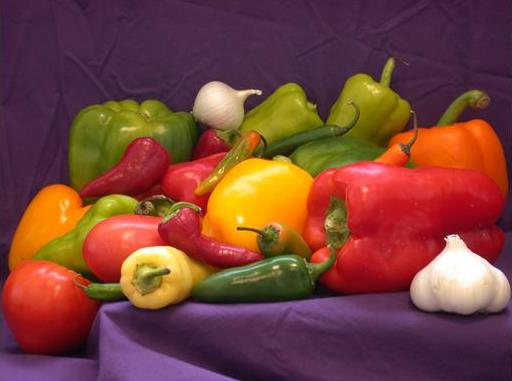
#> input picture images/peppers.jpg, 512 x 381 px
$ jupyter execute convolution.ipynb
#> lines starting #> are read from the running program, lines starting #| are printed output that depends on the picture
[cell 1]
import numpy as np
import matplotlib.pyplot as plt
import cv2

[cell 2]
# convoltion kernel
org_kernel = np.array([[1,2,3],[4,5,6],[7,8,9]])
org_kernel = ((org_kernel / 9)*255)
con = np.flipud(np.fliplr(org_kernel))

fig, axe = plt.subplots(1,2, figsize=(7,7))

axe[0].imshow(org_kernel, cmap='gray')

axe[1].imshow(con, cmap='gray')
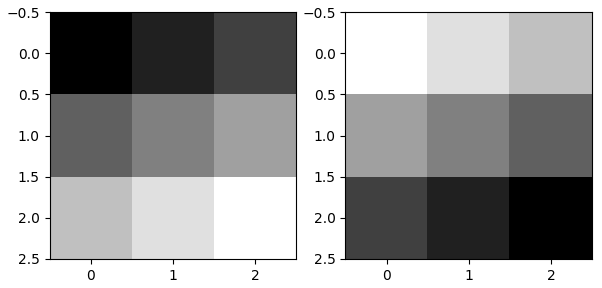
#> figure drawn by matplotlib, 2 panels

[cell 3]
# convolution on image
kernel = org_kernel
img = np.zeros((5,5))
img[2,2] = 1
output = np.zeros((3,3))

rows = output.shape[0]
cols = output.shape[1]

for row in range(rows):
    for col in range(cols):
        reg = img[row:row + 3, col:col + 3]
        result = np.sum(reg * kernel)
        output[row,col] = result

fig, axe = plt.subplots(1,3, figsize = (7,10))

axe[0].imshow(img, cmap='gray')
axe[0].set_title('original image')

axe[1].imshow(kernel, cmap='gray')
axe[1].set_title('kernel image')

axe[2].imshow(output, cmap='gray')
axe[2].set_title('output image')

for i in range(3):
    axe[i].axis('off')
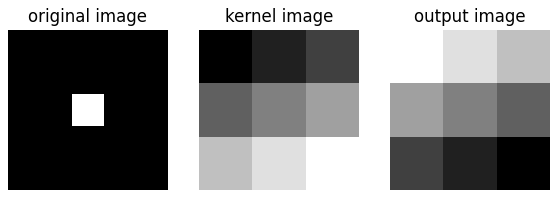
#> figure drawn by matplotlib, 3 panels

[cell 4]
# convolotion through the image
kernel = np.array([[1,0,1],[1,0,1],[1,0,1]])
kernel = np.flipud(np.fliplr(kernel))
img = cv2.imread('images/peppers.jpg',0)
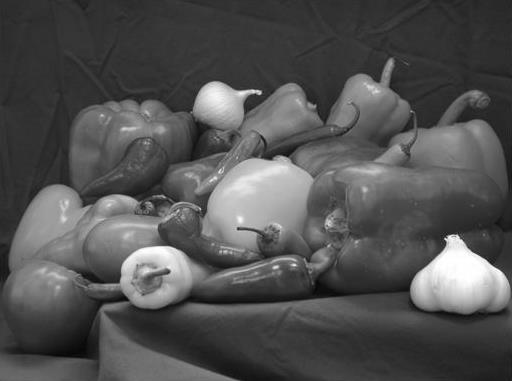
#> img: shape (381, 512); min 4, max 255, mean 81.8

out_img = np.zeros((img.shape[0] - 2, img.shape[1] - 2), dtype=('uint8'))

rows = out_img.shape[0]
#> rows = 379
cols = out_img.shape[1]
#> cols = 510

for row in range(rows):
    for col in range(cols):
        reg = img[row:row + 3, col:col + 3]
        res = np.sum(reg * kernel)
        out_img[row,col] = res
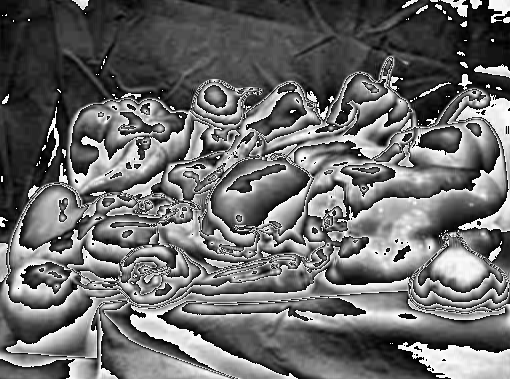
#> out_img: shape (379, 510); min 0, max 255, mean 106.3

fig, axe = plt.subplots(1,2, figsize=(7,7))
axe[0].imshow(img, cmap='gray')
axe[1].imshow(out_img, cmap='gray')

out_img

[cell 5]
# convolution and correlation
img = cv2.imread('images/cameraman.tif', cv2.IMREAD_GRAYSCALE)
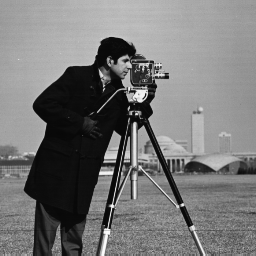
#> input picture images/cameraman.tif, 256 x 256 px
#> img is the input picture: shape (256, 256); min 7, max 253, mean 118.7

kernel = np.array([[1,2,3],
                   [4,5,6],
                   [7,8,9]
                   ])

kernel = ((kernel / 9) * 255)

cor_kernel = kernel
con_kernel = np.flipud(np.fliplr(kernel))

cor_out_img = np.zeros((img.shape[0] - 2, img.shape[1] - 2), dtype='uint8')
con_out_img = np.zeros((img.shape[0] - 2, img.shape[1] - 2), dtype='uint8')

rows = con_out_img.shape[0]
#> rows = 254
cols = con_out_img.shape[1]
#> cols = 254

for row in range(rows):
    for col in range(cols):
        reg = img[row:row + 3, col : col + 3]
        cor_res = np.sum(reg * cor_kernel)
        con_res = np.sum(reg * con_kernel)

        cor_out_img[row,col] = cor_res
        con_out_img[row, col] = con_res
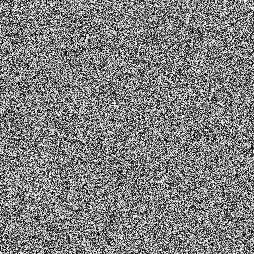
#> con_out_img: shape (254, 254); min 0, max 255, mean 127.7
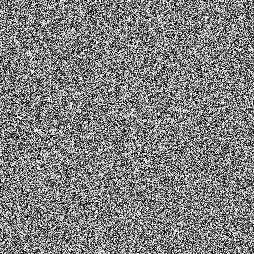
#> cor_out_img: shape (254, 254); min 0, max 255, mean 127.8


fig, axe = plt.subplots(1,3, figsize=(15,5))

axe[0].imshow(img, cmap='gray', interpolation='nearest')
axe[0].set_title("original image")

axe[1].imshow(cor_out_img, cmap='gray', interpolation='nearest')
axe[1].set_title("correlation")

axe[2].imshow(con_out_img, cmap='gray', interpolation='nearest')
axe[2].set_title("convolution")
